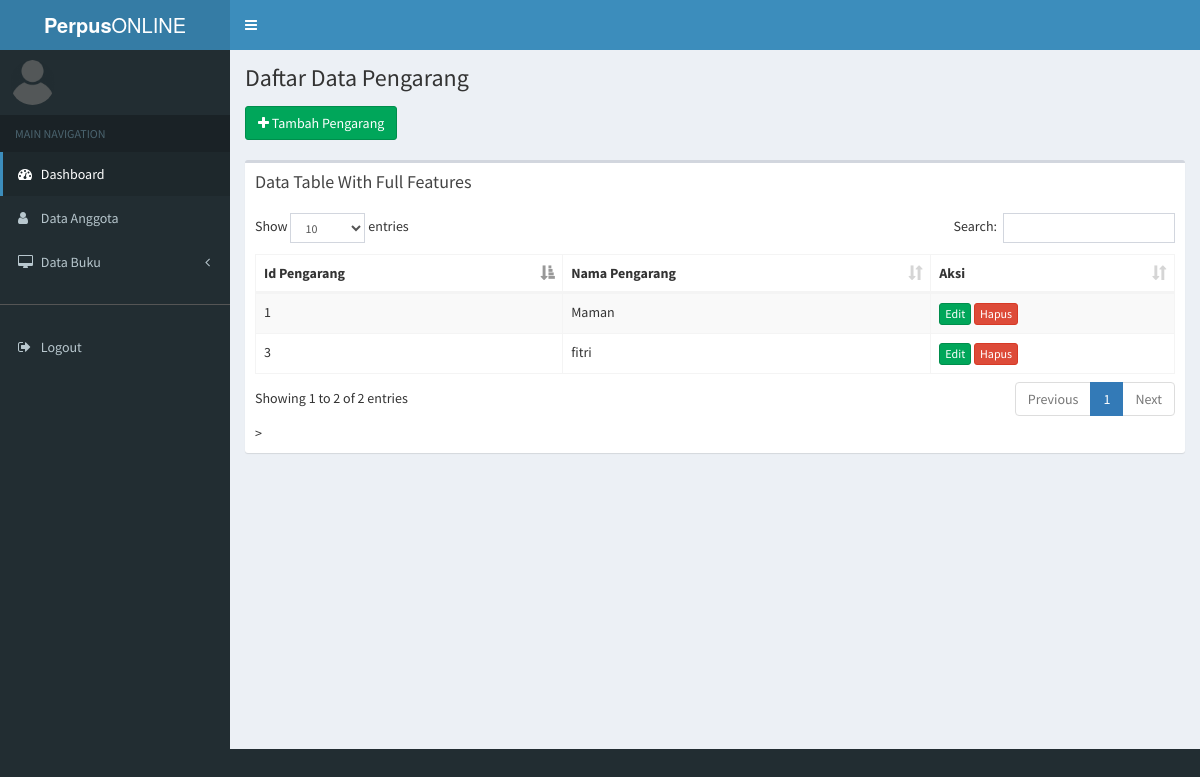
Screenshot of /index.php/pengarang with the database file from the repository.
### tables this page shows
CREATE TABLE `pengarang` (
  `id_pengarang` int(11) NOT NULL,
  `nama_pengarang` varchar(50) NOT NULL
);

### application/controllers/pengarang.php (called while the page is built, shortened)
<?php
class Pengarang extends CI_Controller
{
    public function __construct()
    {
        $this->load->model('m_pengarang');
    }
    public function index()
    {
        $isi['content'] = 'pengarang/v_pengarang';
        $isi['judul']   = 'Daftar Data Pengarang';
        $isi['data']    = $this->db->get('pengarang')->result();
        $this->load->view('v_dashboard', $isi);
    }
}

### index.php (called while the page is built, shortened)
<?php
require_once BASEPATH.'core/CodeIgniter.php';

### application/views/pengarang/v_pengarang.php (the view, shortened to what this page needs)
<div class="row">
    <div class="col-md-12">
        <a href="<?= base_url() ?>pengarang/tambah_pengarang" class="btn btn-success"><i class="fa fa-plus"></i> Tambah Pengarang</a>
    </div>
</div>
<br>
<div class="box">
    <div class="box-header">
        <h3 class="box-title">Data Table With Full Features</h3>
    </div>
    <div class="box-body">
        <table id="example1" class="table table-bordered table-striped">
            <thead>
                <tr>
                    <th>Id Pengarang</th>
                    <th>Nama Pengarang</th>
                    <th>Aksi</th>
            </thead>
            <tbody>
                <?php
                foreach ($data as $row) { ?>
                    <tr>
                        <td><?= $row->id_pengarang; ?></td>
                        <td><?= $row->nama_pengarang; ?></td>
                        <td>
                            <a href="<?= base_url() ?>pengarang/edit/<?= $row->id_pengarang; ?>" class="btn btn-success btn-xs">Edit</a>
                            <a href="<?= base_url() ?>pengarang/hapus/<?= $row->id_pengarang; ?>" class="btn btn-danger btn-xs" onclick="return confirm('Seriusan mau di Hapus ?');">Hapus</a>
                        </td>
                    </tr>
                <?php }
                ?>
            </tbody>
        </table>>
    </div>
</div>

### rows the page displays
pengarang: id_pengarang "1", nama_pengarang "Maman"
pengarang: id_pengarang "3", nama_pengarang "fitri"

### other values shown
$judul "Daftar Data Pengarang"
